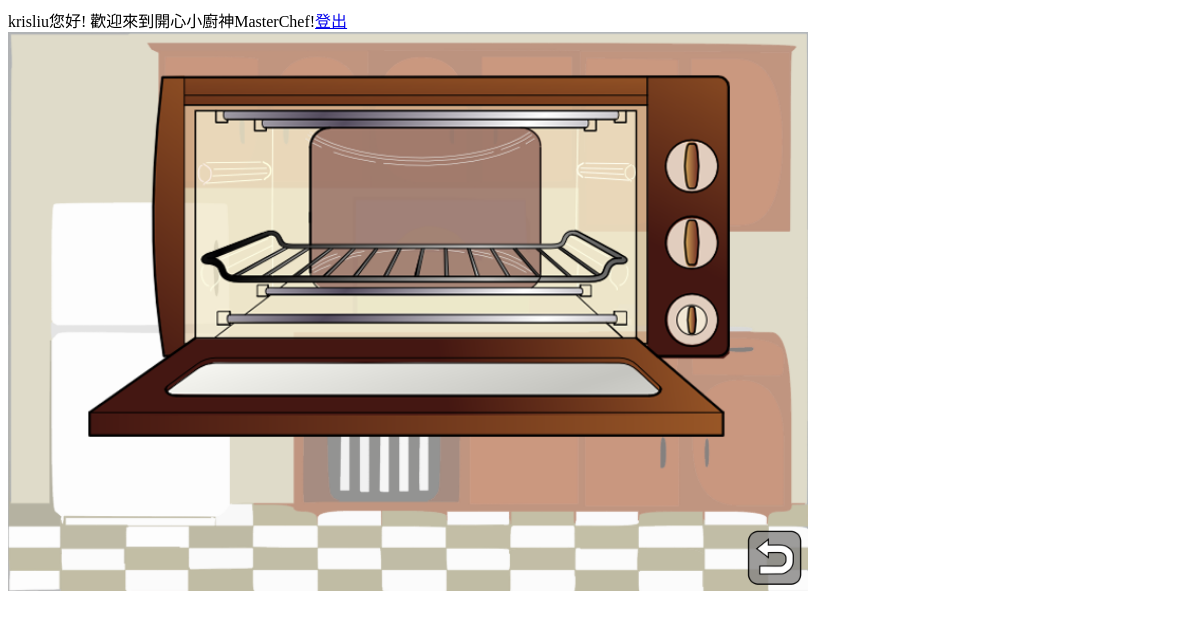
The app's page /masterchef/cookieoven.php (signed in), older data.
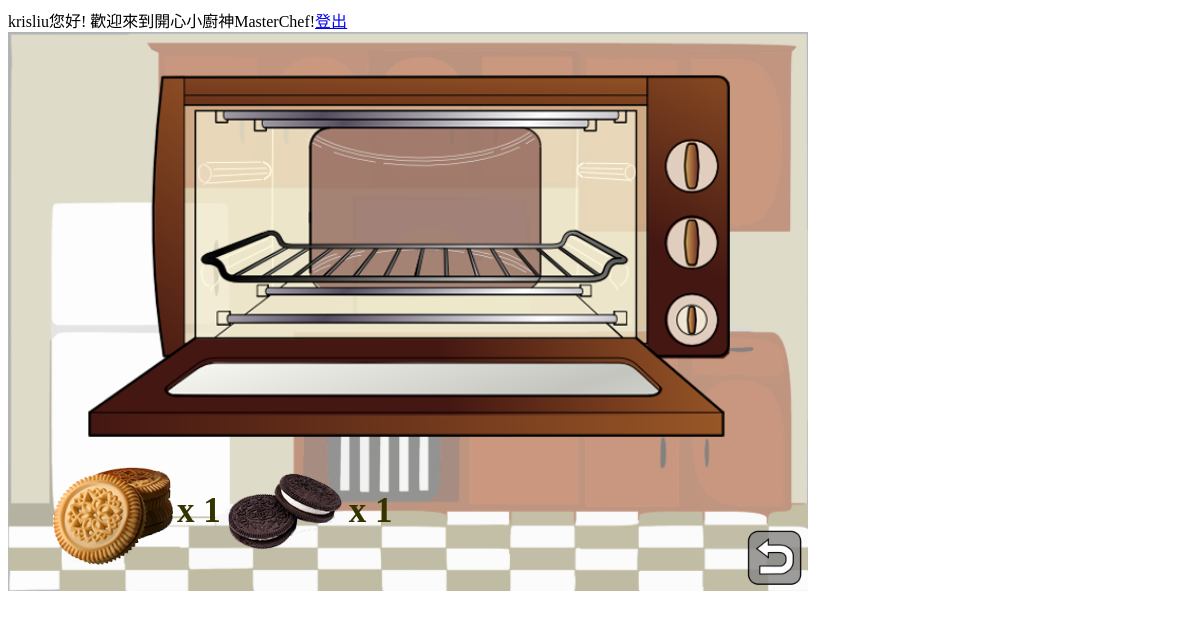
The same page, newer data.
### tables this page shows
CREATE TABLE IF NOT EXISTS `cookieoven` (
  `uid` int(11) NOT NULL,
  `user` varchar(11) NOT NULL,
  `name` varchar(20) NOT NULL,
  `amount` int(11) NOT NULL,
  `exp` int(11) NOT NULL,
  `time` int(11) NOT NULL,
  `cash` int(11) NOT NULL,
  `sold` int(11) NOT NULL
);

### masterchef/cookieoven.php (the view, shortened to what this page needs)
<?php
require("config.php");
?>
<head>
</head>
<html>
<body>
    <div class="container">
		<div>
            <div id="droppable" class="ui-widget-header">
				<img src ="pics\ovenhome.png" style="z-index:1" width="800px" id="cookie">
			</div>
		</div>
	</div>
<div class="equipment">
<table>
<?php
$sql = "select * from cookieoven where amount>0;";
$results=mysqli_query($conn,$sql);
echo "<tr>";
while ($rs=mysqli_fetch_array($results)) {
	$src = $rs['name'];
	if($rs['status']==0)
	echo "<td><a class=\"js-open-modal btn\" href=\"#\" data-modal-id=\"buy{$rs['uid']}\">
	<img src=\"pics\\{$src}.png\" width=\"120px\"></a></td>";
	echo "<td>x " , $rs['amount'] ,"</td>" ;
}
echo"</tr>";
?>
</table>
</div>
<div class="Back" style="z-index:15">
<a href="home.php"><img src="pics/unnamed.png" id="back" width="60px" height="auto" ></a>
</div>
</body>
</html>

Row changes from the older to the newer data that the page shows:
added cookieoven: name (picture), amount "1"
added cookieoven: name (picture), amount "1"
